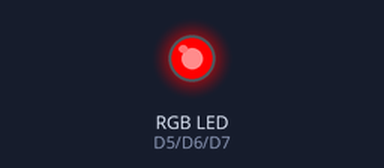
The sketch below on a simulated ESP8266 (NodeMCU). Parts: an RGB LED mixed from three pins (HIGH = lit).

Above: at 0.5 s.
At 1.5 s:
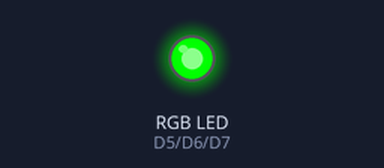
At 5.5 s:
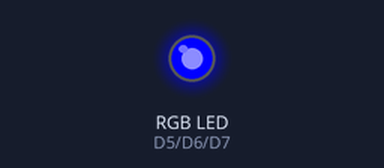
Timing chart, 0 to 6.9 s (numbered marks = the images above):
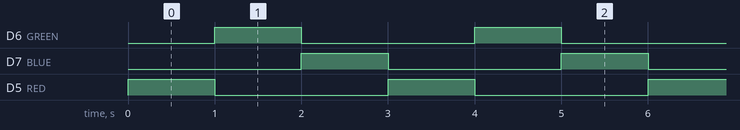

The sketch:

Common-Cathode_RGB.ino
```cpp
//This code is for common cathode RGB diode using NodeMCU ESP8266.
int RED = D5;//GPIO-14 for NodeMCU
int GREEN = D6;//GPIO-12 for NodeMCU
int BLUE = D7;//GPIO-13 for NodeMCU
void setup() {
pinMode(RED, OUTPUT);
pinMode(GREEN, OUTPUT);
pinMode(BLUE, OUTPUT);
digitalWrite(RED,LOW);
digitalWrite(GREEN,LOW);
digitalWrite(BLUE,LOW);
}
void loop() {
digitalWrite(RED,HIGH);
digitalWrite(GREEN,LOW);
digitalWrite(BLUE,LOW);
delay(1000);
digitalWrite(RED,LOW);
digitalWrite(GREEN,HIGH);
digitalWrite(BLUE,LOW);
delay(1000);
digitalWrite(RED,LOW);
digitalWrite(GREEN,LOW);
digitalWrite(BLUE,HIGH);
delay(1000);
}
```

Measured:
- by itself, D6 (GREEN), D7 (BLUE), D5 (RED): alternates HIGH for 1.0 s and LOW for 2.0 s
- by itself, everything shown: repeats every 3.0 s, in 3 steps
